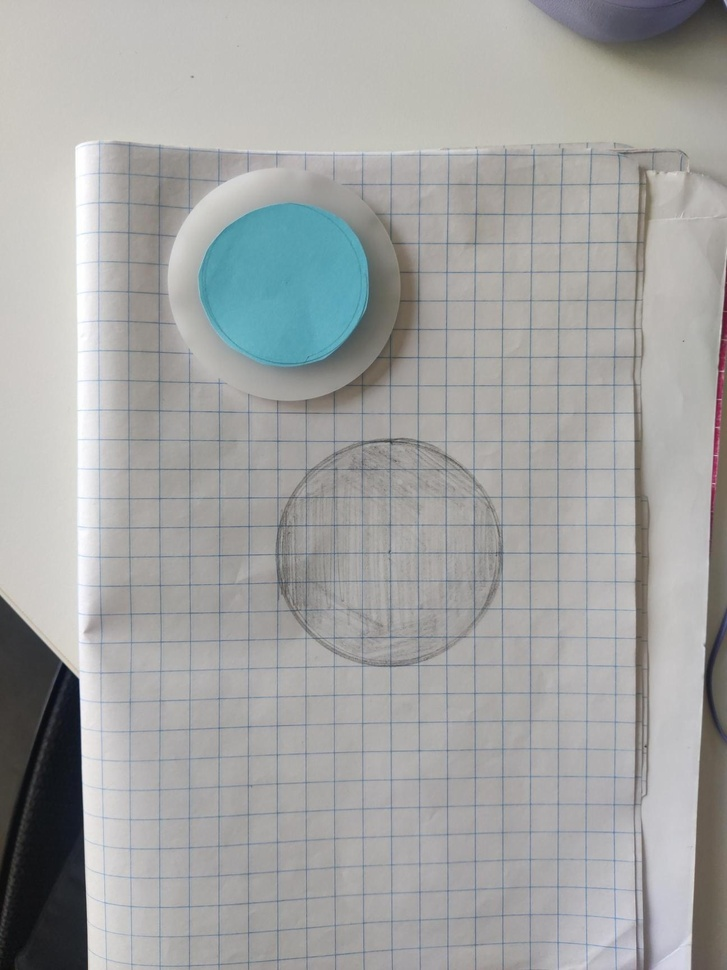
//> input picture Media.jpg, 727 x 970 px, shrunk from 1296 x 1728 before the run
$ ./hough_circles   (built with g++ and OpenCV 4)
//> lines starting //> are read from the running program, lines starting //| are printed output that depends on the picture; after the words box and inside, x2 and y2 are one past the last pixel; in counts of white or black regions, pixels touching at a corner belong together
#include "opencv2/imgproc.hpp"
#include <opencv2/highgui.hpp>
using namespace cv;

int main(int argc, char** argv)
{

    Mat image;
    image = imread("Media.jpg", IMREAD_COLOR);
//> image is the input picture: 970 rows x 727 cols, CV_8UC3; mean B, G, R 163.2, 164.1, 163.1
    Mat gray;
    cvtColor(image, gray, COLOR_BGR2GRAY);
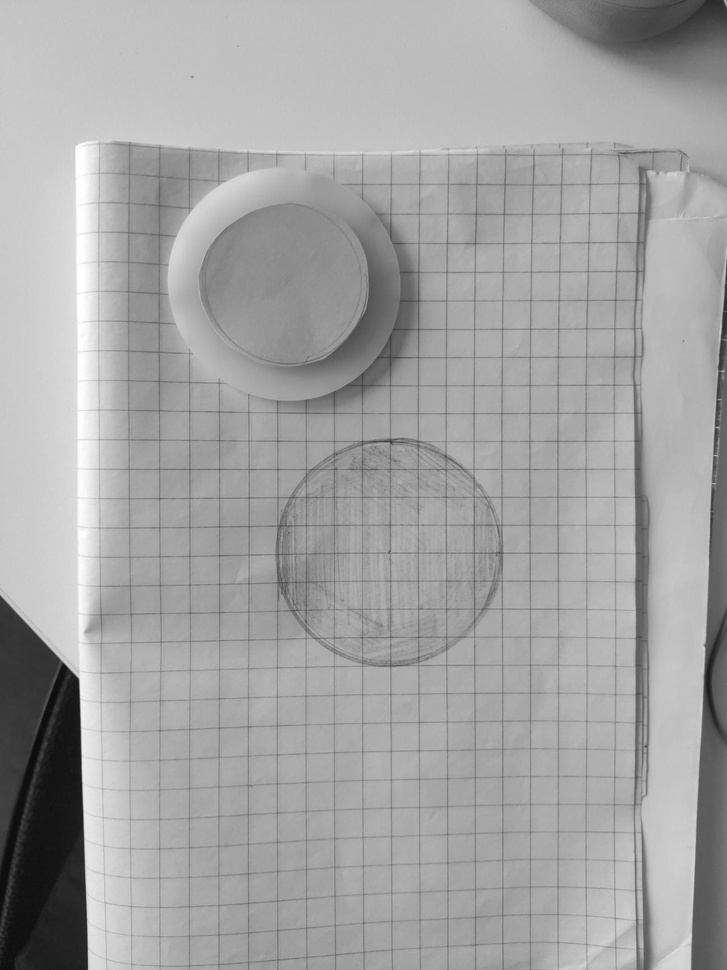
//> gray: 970 rows x 727 cols, CV_8UC1; min 10, max 255, mean 163.7
    medianBlur(gray, gray, 5);
    vector<Vec3f> circles;
    HoughCircles(gray, circles, CV_HOUGH_GRADIENT, 1,
                 150,  // change this value to detect circles with different distances to each other
                 100, 30, 1, 300 // change the last two parameters
                 // (min_radius & max_radius) to detect larger circles
    );
//> circles = 2 circles (x, y, radius): [386.5, 554.5, 111.6], [284.5, 286.5, 115.5]
    for( size_t i = 0; i < circles.size(); i++ )
    {
        Vec3i c = circles[i];
        Point center = Point(c[0], c[1]);
        // circle center
        circle( image, center, 1, Scalar(0,100,100), 3, 8);
        // circle outline
        int radius = c[2];
        circle( image, center, radius, Scalar(255,0,255), 3, 8);
    }
//> this loop made 2 passes
//> (center, radius) on passes 1 to 2: (Point(386, 554), 112), (Point(284, 286), 116)
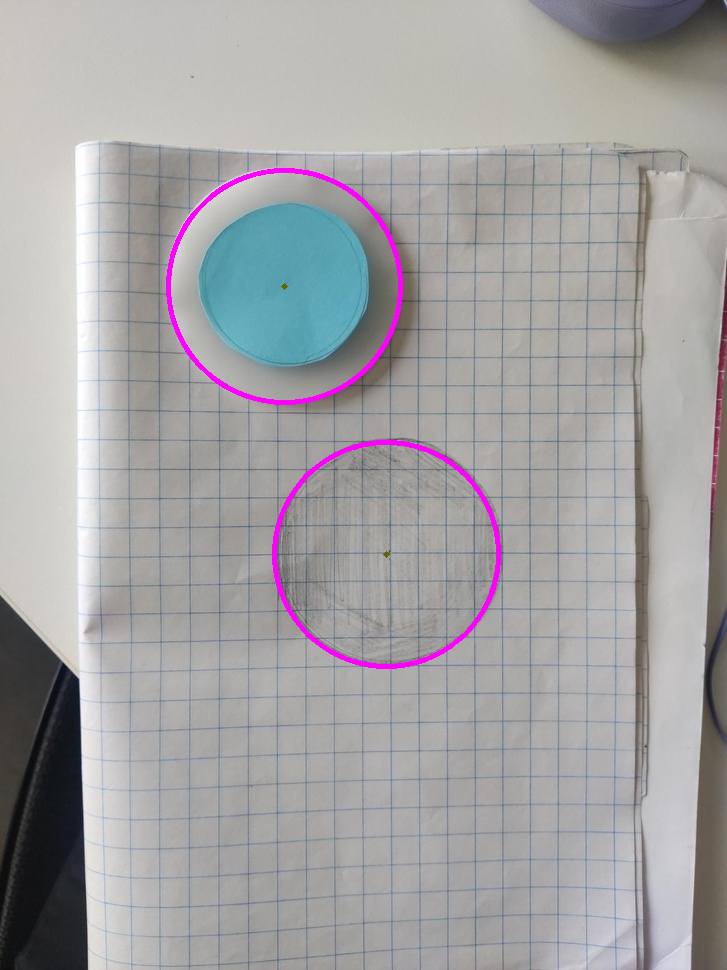
//> image: 970 rows x 727 cols, CV_8UC3; 1% of pixels changed, all inside (x1, y1, x2, y2) = (166, 168, 501, 669)
    imshow("detected circles", image);
    waitKey();
    return EXIT_SUCCESS;
}
